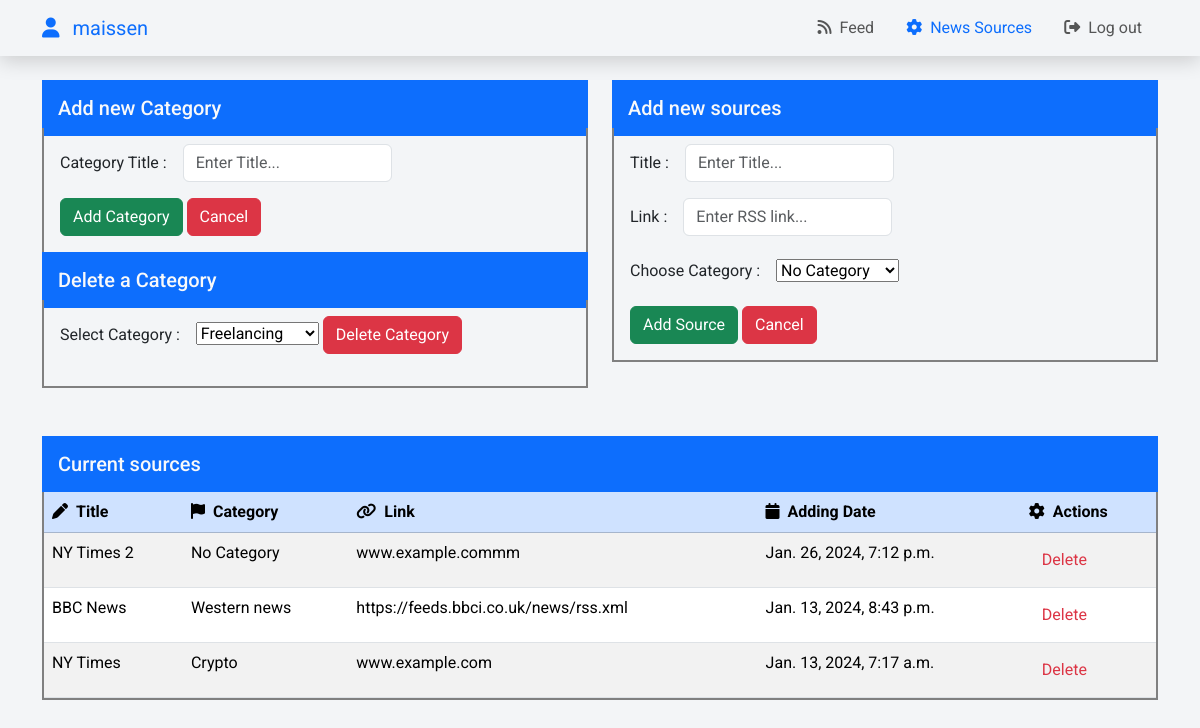
The page /sources/ (signed in) on the database its author committed.
### news_feed/models.py (models this page shows, shortened)
class NewsSource(models.Model):
    title = models.CharField(max_length=255, default='Untitled')
    url = models.URLField()
    category = models.ForeignKey(SourceCategory, on_delete=models.CASCADE, null=True)
    adding_date = models.DateTimeField(auto_now_add=True)
    class Meta:
        ordering = ['-adding_date']

class SourceCategory(models.Model):
    title = models.CharField(max_length=255)
    user = models.ForeignKey(User, on_delete=models.CASCADE, null=True)
    adding_date = models.DateTimeField(auto_now_add=True)
    class Meta:
        ordering = ['-adding_date']
        unique_together = ['title', 'user']  # Ensure unique titles per user
    def __str__(self):
        return self.title

### news_feed/views.py (the view)
# urls.py: path('sources/', news_sources, name='news_sources'),
@login_required
def news_sources(request):
    user_categories = SourceCategory.objects.filter(user=request.user)
    user_sources = NewsSource.objects.filter(category__user=request.user)
    context = {'categories': user_categories, 'links': user_sources}
    return render(request, 'news_feed/news_sources.html', context)

### news_feed/templates/news_feed/news_sources.html (shortened to what this page needs)
{% extends 'base.html' %}
{% block content %}
    <div class="container">
        <div class="row my-4">
            <div class="col-12 col-lg-6 mb-4">
                <p class="bg-primary p-3 text-light h5">Add new Category</p>
                <form action="{% url 'add_category' %}" method="POST" style="border: 2px solid gray; border-top: 0; border-bottom: 0;" class="p-3 pt-0">
                    <div>
                        <div class="row g-3 align-items-center mb-3">
                            <div class="col-auto">
                                <label for="category_title" class="col-form-label">Category Title : </label>
                            </div>
                            <div class="col-auto">
                                <input type="text" id="category_title" class="form-control" name="category_title" placeholder="Enter Title..." required autofocus>
                            </div>
                        </div>
                    </div>
                    <div class="mt-3">
                        <button class="btn btn-success" type="submit">Add Category</button>
                        <button class="btn btn-danger" type="reset">Cancel</button>
                    </div>
                </form>
                <p class="bg-primary p-3 text-light h5">Delete a Category</p>
                <div style="border: 2px solid gray; border-top: 0;" class="p-3 pt-0">
                    <div>
                        <div class="row g-3 mb-3 d-flex">
                            <div class="col-auto">
                                <label for="category_for_deletion" class="col-form-label">Select Category : </label>
                            </div>
                            <div class="col-auto">
                                {% if categories|length > 1 %}
                                    <form action="{% url 'delete_category' %}" method="POST">
                                        <select name="category_for_deletion" id="category_for_deletion">
                                            {% for category in categories %}
                                                {% if not category.title == "No Category" %}
                                                    <option value="{{category.id}}">{{category}}</option>
                                                {% endif %}
                                            {% endfor %}
                                        </select>
                                        <button class="btn btn-danger" type="submit">Delete Category</button>
                                    </form>
                                    {% else %}
                                    <select id="category_for_deletion">
                                        <option value="empty">-- No categories available --</option>
                                    </select>
                                        <button class="btn btn-danger" disabled>Delete Category</button>
                                {% endif %}
                            </div>
                        </div>
                    </div>
                </div>
            </div>
            <div class="col-12 col-lg-6 mb-4">
                <p class="bg-primary p-3 text-light h5">Add new sources</p>
                <form action="{% url 'add_source' %}" method="POST" style="border: 2px solid gray; border-top: 0;" class="p-3 pt-0">
                    <div>
                        <div class="row g-3 align-items-center mb-3">
                            <div class="col-auto">
                                <label for="source_title" class="col-form-label">Title : </label>
                            </div>
                            <div class="col-auto">
                                <input type="text" id="source_title" class="form-control" name="source_title" placeholder="Enter Title..." required autofocus>
                            </div>
                        </div>
                        <div class="row g-3 align-items-center mb-3">
                            <div class="col-auto">
                                <label for="source_link" class="col-form-label">Link : </label>
                            </div>
                            <div class="col-auto">
                                <input type="text" id="source_link" class="form-control" name="source_link" placeholder="Enter RSS link..." required autofocus>
                            </div>
                        </div>
                        <div class="row g-3 align-items-center">
                            <div class="col-auto">
                                <label for="source_category" class="col-form-label">Choose Category : </label>
                            </div>
                            <div class="col-auto">
                                <select name="source_category" id="source_category">
                                    {% if categories %}
                                        {% for category in categories %}
                                            <option value="{{category.id}}">{{category.title}}</option>
                                        {% endfor %}
                                    {% endif %}
                                </select>
                            </div>
                        </div>
                    </div>
                    <div class="mt-3">
                        <button class="btn btn-success" type="submit">Add Source</button>
                        <button class="btn btn-danger" type="reset">Cancel</button>
                    </div>
                </form>
            </div>
        </div>
        <div class="row my-4">
            <div class="col-12">
                <p class="bg-primary p-3 text-light h5 m-0">Current sources</p>
                <div style="border: 2px solid gray; border-top: 0;" class="pt-0">
                    {% if not links %}
                        <p>You didn't add any sources!</p>
                        {% else %}
                            <table class="table table-striped" style="margin-bottom: 0;">
                                <thead>
                                    <tr class="table-primary">
                                        <th scope="col"><i class="fa-solid fa-pen me-2"></i>Title</th>
                                        <th scope="col"><i class="fa-solid fa-flag me-2"></i>Category</th>
                                        <th scope="col"><i class="fa-solid fa-link me-2"></i>Link</th>
                                        <th scope="col"><i class="fa-solid fa-calendar me-2"></i>Adding Date</th>
                                        <th scope="col"><i class="fa-solid fa-gear me-2"></i>Actions</th>
                                    </tr>
                                </thead>
                                <tbody>
                                    {% for source in links %}
                                        <tr>
                                            <td>{{source.title}}</td>
                                            <td>{{source.category.title}}</td>
                                            <td>{{source.url}}</td>
                                            <td>{{source.adding_date}}</td>
                                            <td>
                                                <form action="{% url 'delete_source' source.id %}" method="POST">
                                                    <button type='submit' class="btn text-danger">Delete</button>
                                                </form>
                                            </td>
                                        </tr>
                                    {% endfor %}
                                </tbody>
                            </table>
                    {% endif %}
                </div>
            </div>
        </div>
    </div>
{% endblock %}

### templates/navbar.html (shortened to what this page needs)
{% block content %}
    <nav class="navbar navbar-expand-lg position-fixed">
        <div class="container">
            <a class="navbar-brand text-primary">
                <i class="fa-solid fa-user me-2"></i>
                <span>{{ request.user.username }}</span>
            </a>
            <div class="collapse navbar-collapse" id="navbarNavAltMarkup">
                <div class="navbar-nav ms-auto">
                    <a class="nav-item nav-link mx-2 {% if request.path == '/feed/' %}active text-primary{% endif %}" href="{% url 'news_feed' %}"><i class="fa-solid fa-rss me-2"></i>Feed</a>
                    <a class="nav-item nav-link mx-2 {% if request.path == '/sources/' %}active text-primary{% endif %}" href="{% url 'news_sources' %}"><i class="fa-solid fa-gear me-2"></i>News Sources</a>
                    <a class="nav-item nav-link mx-2 {% if request.path == '/logout/' %}active text-primary{% endif %}" href="{% url 'user_logout' %}"><i class="fa-solid fa-right-from-bracket me-2"></i>Log out</a>
                </div>
            </div>
        </div>
    </nav>
{% endblock content %}

### templates/base.html (style rules this page uses)
* { box-sizing: border-box; }
body { font-family: "Roboto", sans-serif; background: #f3f5f7; position: relative; margin-top: 80px; }
nav { width: 100%; top: 0; left: 0; z-index: 100; box-shadow: 0px 5px 20px rgba(0, 0, 0, 0.164); background: #f3f5f7; }

### rows shown on the page
NewsSource: title "NY Times 2", category "No Category", url "www.example.commm", adding_date "Jan. 26, 2024, 7:12 p.m."
NewsSource: title "BBC News", category "Western news", url "https://feeds.bbci.co.uk/news/rss.xml", adding_date "Jan. 13, 2024, 8:43 p.m."
NewsSource: title "NY Times", category "Crypto", url "www.example.com", adding_date "Jan. 13, 2024, 7:17 a.m."

### other values the page prints
{{ request.user.username }} "maissen"
form field category_for_deletion "Freelancing"
form field source_category "No Category"
